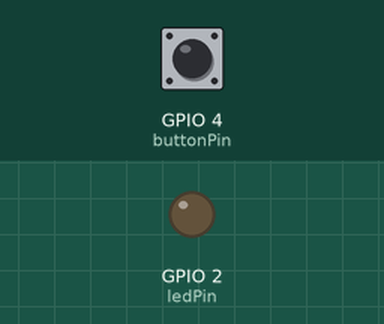
A sketch run on a simulated ESP32. Shown: output pins drawn as LEDs (lit = HIGH). Inputs (shaded band) come from the test bench; at power-on: GPIO 4 (buttonPin) HIGH.

Above: at 1.2 s.
1.3 s: GPIO 4 (buttonPin) pulled LOW for 0.15 s
At 1.6 s:
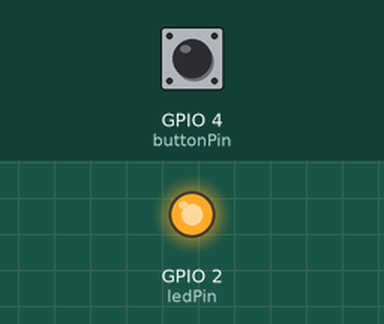
2.9 s: GPIO 4 (buttonPin) pulled LOW for 1 s
At 4.1 s:
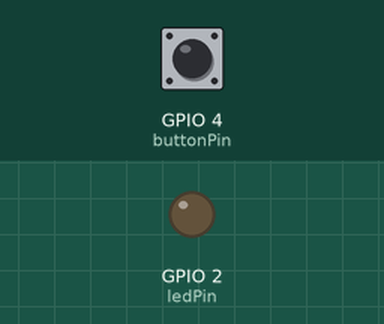
5.4 s: GPIO 4 (buttonPin) pulled LOW for 3.2 s
At 5.9 s:
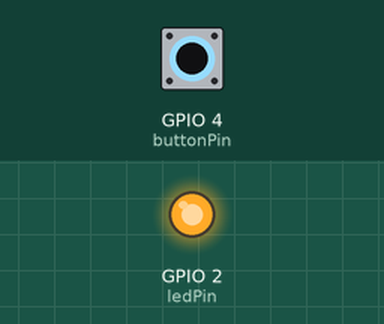
Timing chart, 0 to 8.4 s (numbered marks = the images above; inputs shaded):
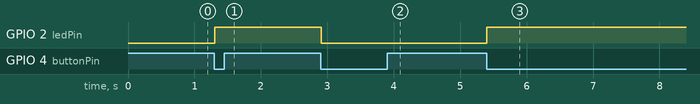

The sketch:

E2-BUTTON-PULLUP.ino
```cpp
#include <Arduino.h>

// LED pin and button pin
const int ledPin = LED_BUILTIN;
const int buttonPin = 4;

// Variable to track the button state
bool buttonPressed = false;

void setup() {
  // Configure the LED pin and button pin
  pinMode(ledPin, OUTPUT);
  pinMode(buttonPin, INPUT_PULLUP);
}

void loop() {
  // Button is pressed (active low)
  if (!digitalRead(buttonPin)) {
    // Check if it was not already pressed
    if (!buttonPressed) {
      // Toggle the LED
      digitalWrite(ledPin, !digitalRead(ledPin));

      // Mark the button as pressed
      buttonPressed = true;
    }
  } else {
    // Reset the button state when released
    buttonPressed = false;
  }

  // Debounce delay
  delay(10);
}
```

Measured:
- after the input at 1.3 s, GPIO 2 (ledPin): LOW → HIGH at once
- after the input at 2.9 s, GPIO 2 (ledPin): HIGH → LOW at once
- after the input at 5.4 s, GPIO 2 (ledPin): LOW → HIGH at once
